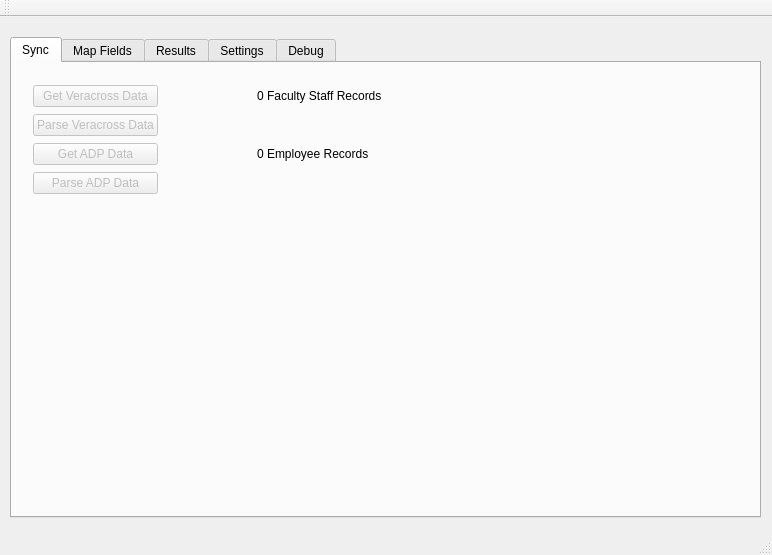
<?xml version="1.0" encoding="UTF-8"?>
<ui version="4.0">
 <class>MainWindow</class>
 <widget class="QMainWindow" name="MainWindow">
  <property name="geometry">
   <rect>
    <x>0</x>
    <y>0</y>
    <width>772</width>
    <height>555</height>
   </rect>
  </property>
  <property name="windowTitle">
   <string>Veracross to ADP Sync</string>
  </property>
  <widget class="QWidget" name="centralWidget">
   <widget class="QTabWidget" name="tabs">
    <property name="geometry">
     <rect>
      <x>10</x>
      <y>20</y>
      <width>751</width>
      <height>481</height>
     </rect>
    </property>
    <property name="currentIndex">
     <number>0</number>
    </property>
    <widget class="QWidget" name="syncTab">
     <attribute name="title">
      <string>Sync</string>
     </attribute>
     <widget class="QLabel" name="logo_label">
      <property name="geometry">
       <rect>
        <x>630</x>
        <y>10</y>
        <width>100</width>
        <height>100</height>
       </rect>
      </property>
      <property name="text">
       <string/>
      </property>
     </widget>
     <widget class="QWidget" name="gridLayoutWidget">
      <property name="geometry">
       <rect>
        <x>10</x>
        <y>10</y>
        <width>371</width>
        <height>134</height>
       </rect>
      </property>
      <layout class="QGridLayout" name="gridLayout">
       <item row="0" column="1">
        <widget class="QLabel" name="vcDataFSStatusLabel">
         <property name="text">
          <string/>
         </property>
        </widget>
       </item>
       <item row="0" column="0">
        <widget class="QPushButton" name="getVCDataButton">
         <property name="enabled">
          <bool>false</bool>
         </property>
         <property name="text">
          <string>Get Veracross Data</string>
         </property>
        </widget>
       </item>
       <item row="1" column="0">
        <widget class="QPushButton" name="parseVCDataButton">
         <property name="enabled">
          <bool>false</bool>
         </property>
         <property name="text">
          <string>Parse Veracross Data</string>
         </property>
        </widget>
       </item>
       <item row="1" column="1">
        <widget class="QLabel" name="vcParseStatusLabel">
         <property name="text">
          <string/>
         </property>
        </widget>
       </item>
       <item row="0" column="2">
        <widget class="QLabel" name="vcFSRecordCount">
         <property name="text">
          <string>0 Faculty Staff Records</string>
         </property>
        </widget>
       </item>
       <item row="2" column="1">
        <widget class="QLabel" name="adpDataFSStatusLabel">
         <property name="text">
          <string/>
         </property>
        </widget>
       </item>
       <item row="2" column="0">
        <widget class="QPushButton" name="btn_getADPData">
         <property name="enabled">
          <bool>false</bool>
         </property>
         <property name="text">
          <string>Get ADP Data</string>
         </property>
        </widget>
       </item>
       <item row="2" column="2">
        <widget class="QLabel" name="adpRecordCount">
         <property name="text">
          <string>0 Employee Records</string>
         </property>
        </widget>
       </item>
       <item row="3" column="0">
        <widget class="QPushButton" name="btn_parseADPData">
         <property name="enabled">
          <bool>false</bool>
         </property>
         <property name="text">
          <string>Parse ADP Data</string>
         </property>
        </widget>
       </item>
       <item row="3" column="1">
        <widget class="QLabel" name="adpParseStatusLabel">
         <property name="text">
          <string/>
         </property>
        </widget>
       </item>
      </layout>
     </widget>
    </widget>
    <widget class="QWidget" name="fieldMapTab">
     <attribute name="title">
      <string>Map Fields</string>
     </attribute>
     <widget class="QWidget" name="verticalLayoutWidget">
      <property name="geometry">
       <rect>
        <x>10</x>
        <y>10</y>
        <width>731</width>
        <height>431</height>
       </rect>
      </property>
      <layout class="QVBoxLayout" name="verticalLayout_3">
       <item>
        <widget class="QLabel" name="label">
         <property name="text">
          <string>Insert field mapping in JSON format.  See README.</string>
         </property>
        </widget>
       </item>
       <item>
        <widget class="QPushButton" name="btn_saveFieldMap">
         <property name="text">
          <string>Save</string>
         </property>
        </widget>
       </item>
       <item>
        <widget class="QTextBrowser" name="txt_fieldMap">
         <property name="readOnly">
          <bool>false</bool>
         </property>
         <property name="acceptRichText">
          <bool>false</bool>
         </property>
        </widget>
       </item>
      </layout>
     </widget>
    </widget>
    <widget class="QWidget" name="resultsTab">
     <attribute name="title">
      <string>Results</string>
     </attribute>
     <widget class="QTextEdit" name="resultsTextEdit">
      <property name="geometry">
       <rect>
        <x>10</x>
        <y>70</y>
        <width>721</width>
        <height>371</height>
       </rect>
      </property>
     </widget>
     <widget class="QPushButton" name="btn_ResultsPrevious">
      <property name="geometry">
       <rect>
        <x>0</x>
        <y>20</y>
        <width>113</width>
        <height>32</height>
       </rect>
      </property>
      <property name="text">
       <string>Previous</string>
      </property>
     </widget>
     <widget class="QPushButton" name="btn_ResultsNext">
      <property name="geometry">
       <rect>
        <x>130</x>
        <y>20</y>
        <width>113</width>
        <height>32</height>
       </rect>
      </property>
      <property name="text">
       <string>Next</string>
      </property>
     </widget>
    </widget>
    <widget class="QWidget" name="settingsTab">
     <attribute name="title">
      <string>Settings</string>
     </attribute>
     <widget class="QPushButton" name="settingsSave">
      <property name="geometry">
       <rect>
        <x>580</x>
        <y>410</y>
        <width>161</width>
        <height>41</height>
       </rect>
      </property>
      <property name="text">
       <string>Save</string>
      </property>
     </widget>
     <widget class="QWidget" name="gridLayoutWidget_3">
      <property name="geometry">
       <rect>
        <x>10</x>
        <y>20</y>
        <width>731</width>
        <height>339</height>
       </rect>
      </property>
      <layout class="QGridLayout" name="gridLayout_3">
       <item row="4" column="1">
        <widget class="QLineEdit" name="lineEdit_adpPassword">
         <property name="echoMode">
          <enum>QLineEdit::PasswordEchoOnEdit</enum>
         </property>
        </widget>
       </item>
       <item row="4" column="0">
        <widget class="QLabel" name="lbl_adpNetworkPassword">
         <property name="toolTip">
          <string>ADP Network Password provided by ADP.</string>
         </property>
         <property name="text">
          <string>ADP Network Password</string>
         </property>
        </widget>
       </item>
       <item row="5" column="1">
        <widget class="QLineEdit" name="lineEdit_adpVCCustomFieldName"/>
       </item>
       <item row="8" column="1">
        <widget class="QPushButton" name="btn_pickerADPCertificate">
         <property name="text">
          <string>Select Certificate</string>
         </property>
        </widget>
       </item>
       <item row="7" column="0">
        <widget class="QLabel" name="lbl_CertificatePath">
         <property name="toolTip">
          <string>Path to Base64 encoded certificate provided by ADP.</string>
         </property>
         <property name="text">
          <string>ADP Certificate (PEM)</string>
         </property>
        </widget>
       </item>
       <item row="3" column="1">
        <widget class="QLineEdit" name="lineEdit_adpUsername">
         <property name="echoMode">
          <enum>QLineEdit::PasswordEchoOnEdit</enum>
         </property>
        </widget>
       </item>
       <item row="7" column="1">
        <widget class="QLineEdit" name="lineEdit_adpCertificatePEMPath"/>
       </item>
       <item row="1" column="0">
        <widget class="QLabel" name="lbl_vcpassword">
         <property name="toolTip">
          <string>Veracross API Password provided by Veracross.</string>
         </property>
         <property name="text">
          <string>Veracross API Password</string>
         </property>
        </widget>
       </item>
       <item row="0" column="0">
        <widget class="QLabel" name="lbl_vcapiusername">
         <property name="toolTip">
          <string>Veracross API Username provided by Veracross.</string>
         </property>
         <property name="text">
          <string>Veracross API Username</string>
         </property>
        </widget>
       </item>
       <item row="0" column="1">
        <widget class="QLineEdit" name="vc_api_user">
         <property name="echoMode">
          <enum>QLineEdit::PasswordEchoOnEdit</enum>
         </property>
        </widget>
       </item>
       <item row="1" column="1">
        <widget class="QLineEdit" name="vc_api_pass">
         <property name="text">
          <string/>
         </property>
         <property name="echoMode">
          <enum>QLineEdit::PasswordEchoOnEdit</enum>
         </property>
        </widget>
       </item>
       <item row="2" column="0">
        <widget class="QLabel" name="lbl_vcapiurl">
         <property name="toolTip">
          <string>Veracross API Base URL.</string>
         </property>
         <property name="text">
          <string>Veracross API Base URL</string>
         </property>
        </widget>
       </item>
       <item row="2" column="1">
        <widget class="QLineEdit" name="vc_api_url"/>
       </item>
       <item row="3" column="0">
        <widget class="QLabel" name="lbl_adpNetworkUsername">
         <property name="toolTip">
          <string>ADP Network Username provided by ADP.</string>
         </property>
         <property name="text">
          <string>ADP Network Username</string>
         </property>
        </widget>
       </item>
       <item row="10" column="1">
        <widget class="QLineEdit" name="lineEdit_adpCertificateKeyPath"/>
       </item>
       <item row="10" column="0">
        <widget class="QLabel" name="lbl_CertificateKeyPath">
         <property name="toolTip">
          <string>Certificate file used to create ADP certificate above.</string>
         </property>
         <property name="text">
          <string>ADP Certificate Key</string>
         </property>
        </widget>
       </item>
       <item row="11" column="1">
        <widget class="QPushButton" name="btn_pickerADPCertificateKey">
         <property name="text">
          <string>Select Certificate Key</string>
         </property>
        </widget>
       </item>
       <item row="5" column="0">
        <widget class="QLabel" name="lbl_adpVCCustomFieldName">
         <property name="toolTip">
          <string>Name of custom field in ADP where the Veracross ID is stored.</string>
         </property>
         <property name="text">
          <string>ADP VC Custom Field Name</string>
         </property>
        </widget>
       </item>
      </layout>
     </widget>
    </widget>
    <widget class="QWidget" name="debugTab">
     <attribute name="title">
      <string>Debug</string>
     </attribute>
     <widget class="QTextBrowser" name="textLog">
      <property name="geometry">
       <rect>
        <x>10</x>
        <y>240</y>
        <width>731</width>
        <height>192</height>
       </rect>
      </property>
     </widget>
     <widget class="QLabel" name="lbl_Log">
      <property name="geometry">
       <rect>
        <x>10</x>
        <y>210</y>
        <width>60</width>
        <height>16</height>
       </rect>
      </property>
      <property name="text">
       <string>Log</string>
      </property>
     </widget>
     <widget class="QWidget" name="gridLayoutWidget_2">
      <property name="geometry">
       <rect>
        <x>10</x>
        <y>10</y>
        <width>471</width>
        <height>71</height>
       </rect>
      </property>
      <layout class="QGridLayout" name="gridLayout_2">
       <item row="0" column="0">
        <widget class="QLabel" name="lbl_vcLastXRateLimitReading">
         <property name="text">
          <string>Veracross Last X-Rate-Limit-Remaining Reading</string>
         </property>
        </widget>
       </item>
       <item row="0" column="1">
        <widget class="QLineEdit" name="lineEditXRateLimitReading"/>
       </item>
       <item row="1" column="0">
        <widget class="QLabel" name="lbl_vcLastXRateResetReading">
         <property name="text">
          <string>Veracross Last X-Rate-Limit-Reset Reading</string>
         </property>
        </widget>
       </item>
       <item row="1" column="1">
        <widget class="QLineEdit" name="lineEditXRateLimitResetReading"/>
       </item>
      </layout>
     </widget>
    </widget>
   </widget>
  </widget>
  <widget class="QToolBar" name="mainToolBar">
   <attribute name="toolBarArea">
    <enum>TopToolBarArea</enum>
   </attribute>
   <attribute name="toolBarBreak">
    <bool>false</bool>
   </attribute>
  </widget>
  <widget class="QStatusBar" name="statusBar"/>
  <action name="actionQuit">
   <property name="text">
    <string>Quit</string>
   </property>
  </action>
 </widget>
 <layoutdefault spacing="6" margin="11"/>
 <tabstops>
  <tabstop>getVCDataButton</tabstop>
  <tabstop>parseVCDataButton</tabstop>
  <tabstop>btn_saveFieldMap</tabstop>
  <tabstop>txt_fieldMap</tabstop>
  <tabstop>btn_ResultsPrevious</tabstop>
  <tabstop>btn_ResultsNext</tabstop>
  <tabstop>resultsTextEdit</tabstop>
  <tabstop>vc_api_user</tabstop>
  <tabstop>vc_api_pass</tabstop>
  <tabstop>vc_api_url</tabstop>
  <tabstop>lineEdit_adpUsername</tabstop>
  <tabstop>lineEdit_adpCertificatePEMPath</tabstop>
  <tabstop>settingsSave</tabstop>
  <tabstop>lineEditXRateLimitReading</tabstop>
  <tabstop>lineEditXRateLimitResetReading</tabstop>
  <tabstop>textLog</tabstop>
  <tabstop>tabs</tabstop>
 </tabstops>
 <resources/>
 <connections/>
</ui>
